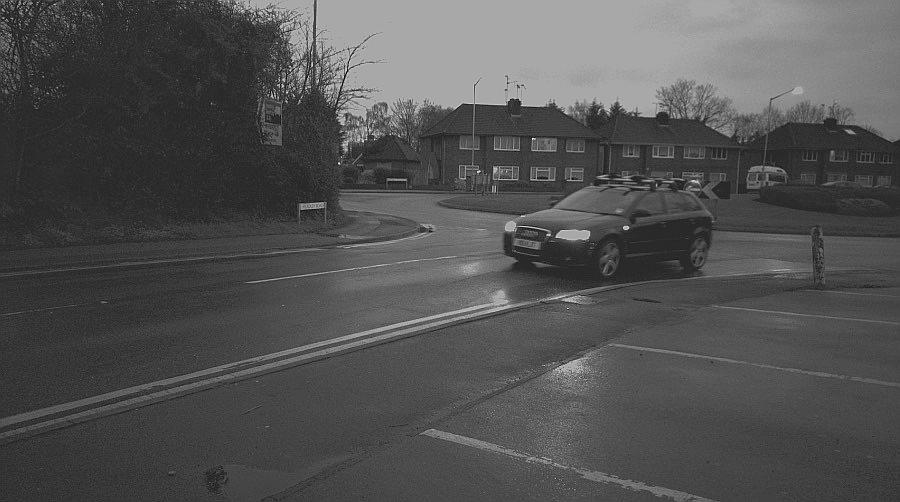
#> input picture carshort_grey.jpg, 900 x 502 px
$ python midterm_q3.py
#> lines starting #> are read from the running program, lines starting #| are printed output that depends on the picture
# -*- coding: utf-8 -*-
"""
Created on Wed Apr 17 11:07:49 2024

@author: F308
"""

from PIL import ImageEnhance, Image

def image_enhancement(image_path):
    # 打開原始影像
#> called with image_path = 'carshort_grey.jpg'
    original_image = Image.open(image_path)
#> original_image is the input picture: PIL image 900x502 L; min 0, max 255, mean 81.9

    # 1. 調整亮度
    brightness = ImageEnhance.Brightness(original_image)
    enhanced_brightness_image = brightness.enhance(3)  # 增強亮度1.5倍
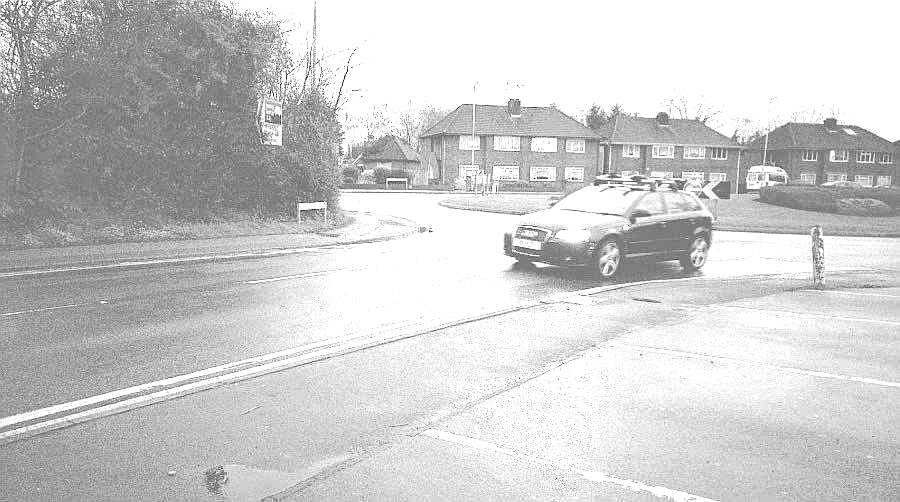
#> enhanced_brightness_image: PIL image 900x502 L; min 0, max 255, mean 205.4

    # 2. 調整對比度
    contrast = ImageEnhance.Contrast(enhanced_brightness_image)
    enhanced_contrast_image = contrast.enhance(0.5)  # 增強對比度1.5倍
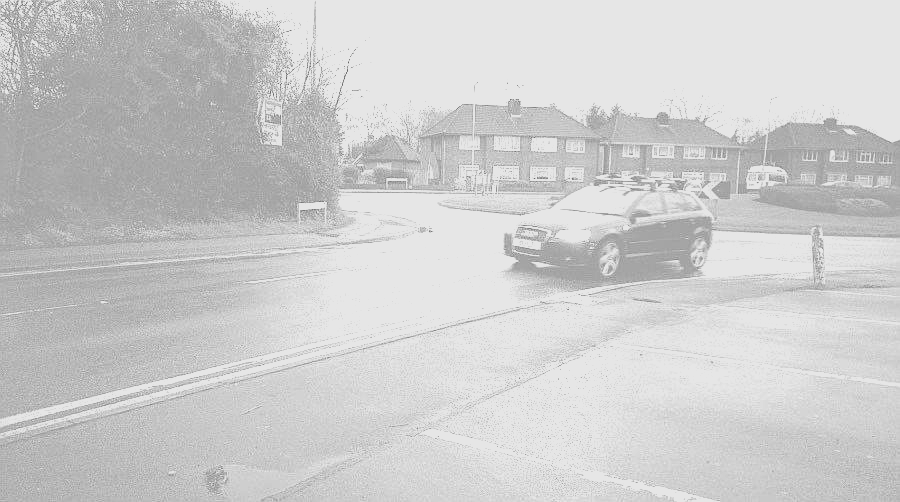
#> enhanced_contrast_image: PIL image 900x502 L; min 102, max 230, mean 205

    # 3. 調整色彩飽和度
    saturation = ImageEnhance.Color(enhanced_contrast_image)
    enhanced_saturation_image = saturation.enhance(1.5)  # 增強色彩飽和度1.2倍

    # 4. 調整銳度
    sharpness = ImageEnhance.Sharpness(enhanced_saturation_image)
    enhanced_sharpness_image = sharpness.enhance(3.0)  # 增強銳度2倍

    # 5. 儲存增強後的影像
    output_path = "carshort_grey.jpg"
    enhanced_sharpness_image.save(output_path)
    print(f"影像增強完成，結果已儲存至 {output_path}")

    # 顯示增強後的影像
    enhanced_sharpness_image.show()

def main():
    # 輸入原始影像路徑
    image_path = "carshort_grey.jpg"

    # 執行影像增強
    image_enhancement(image_path)

if __name__ == "__main__":
    main()
